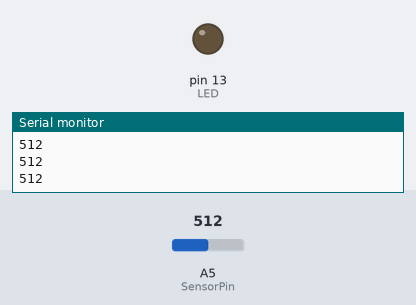
Recording of a sketch running on a simulated Arduino Uno, built with avr-gcc and run on an emulated ATmega328P. Parts: output pins drawn as LEDs (lit = HIGH), the last lines printed to the serial monitor. Inputs (shaded band) come from the test bench; at power-on: A5 (SensorPin) = 512.

Above: at 1.3 s.
1.4 s: A5 (SensorPin) set to 211
2.9 s: A5 (SensorPin) set to 181
At 3.5 s:
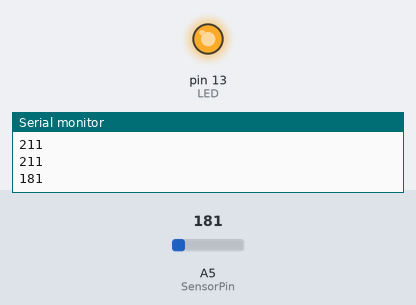
4.5 s: A5 (SensorPin) set to 210
At 5.7 s:
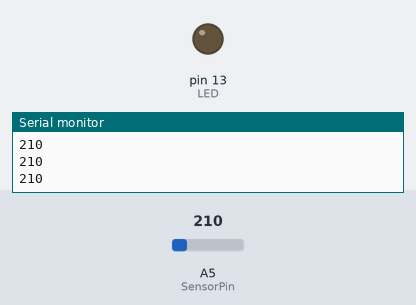
6.0 s: A5 (SensorPin) set to 190
At 7.0 s:
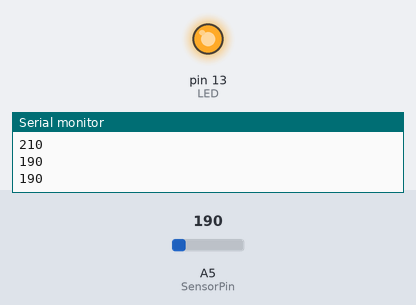
Timing chart, 0 to 8.5 s (numbered marks = the images above; inputs shaded):
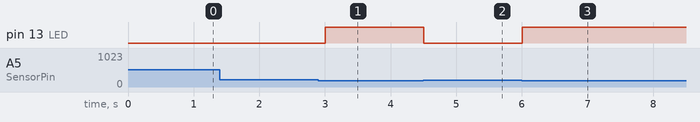

Measured:
- the behaviour switches between 200 and 199 on A5 (SensorPin) (found by bisection; images 0 and 1)
- after the input at 2.9 s, pin 13 (LED): LOW → HIGH after 0.10 s
- after the input at 4.5 s, pin 13 (LED): HIGH → LOW at once
- after the input at 6.0 s, pin 13 (LED): LOW → HIGH at once

The sketch:

FlameSensor.ino
```cpp
int FLAME;
int LED= 13;
int SensorPin = A5;

void setup() {
   Serial.begin(9600);
   pinMode(13, OUTPUT);

}

void loop() {
  FLAME = analogRead(SensorPin);

  Serial.println(FLAME);

  if(FLAME < 200){
    digitalWrite(LED, HIGH);
  }
  else{
    digitalWrite(LED, LOW);
  }

  delay(500);

}
```
